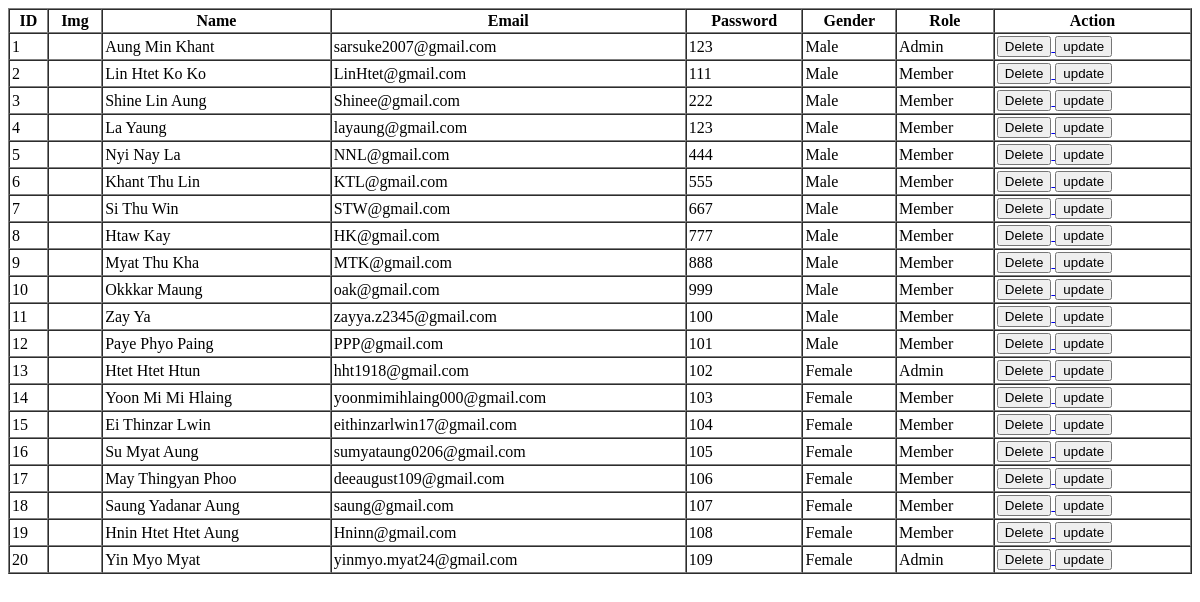
The page /kanbanmyog/kanban_oop/users/users.php on the database as committed earlier.
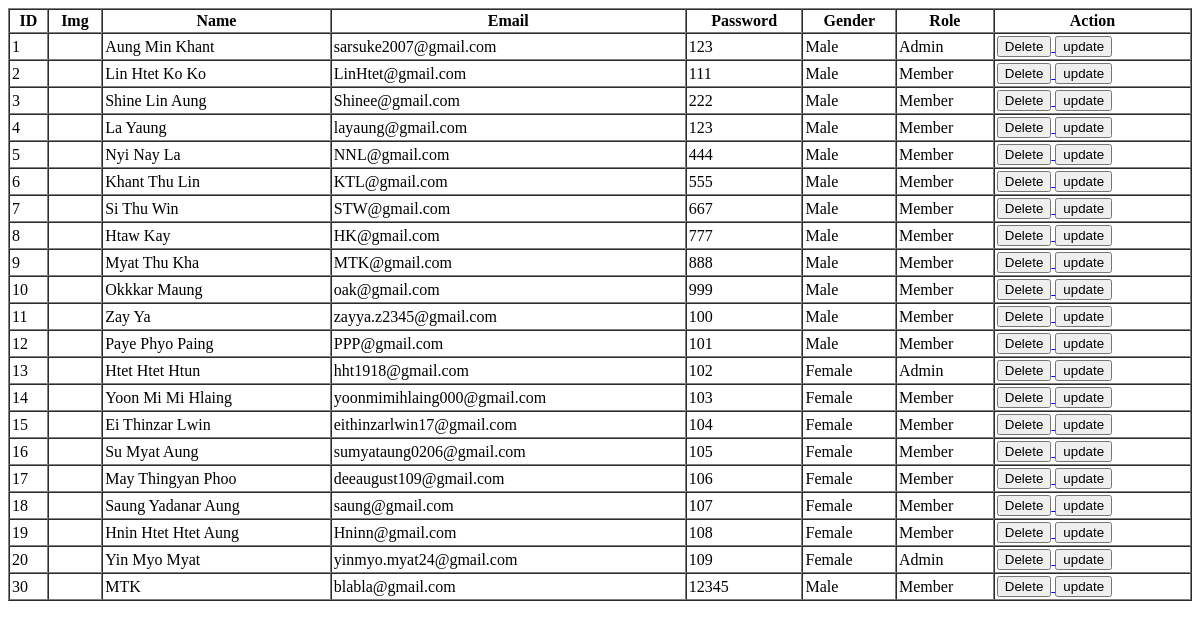
The same page on the database as committed later.
### tables this page shows
CREATE TABLE `users` (
  `id` int(11) NOT NULL,
  `img` varchar(100) NOT NULL,
  `name` varchar(100) NOT NULL,
  `email` varchar(100) NOT NULL,
  `password` varchar(100) NOT NULL,
  `gender_id` int(11) NOT NULL,
  `role_id` int(10) NOT NULL
);

CREATE TABLE `genders` (
  `id` int(11) NOT NULL,
  `name` varchar(100) NOT NULL
);

CREATE TABLE `roles` (
  `id` int(11) NOT NULL,
  `name` varchar(50) NOT NULL
);

### kanbanmyog/kanban_oop/Database/DatabaseConnection.php (called while the page is built, shortened)
<?php
    class DatabaseConnection{
        private static $server      = 'localhost';
        private static $user        = 'root';
        private static $password    = '';
        private static $database    = 'kanban_board';
        private static $connection = null;
        public static function getInstance(){
            if(self::$connection == null){
                self::$connection = new mysqli(self::$server, self::$user, self::$password, self::$database);
            }
            return self::$connection;
        }
    }
?>

### kanbanmyog/kanban_oop/Repositories/UserRepository.php (called while the page is built, shortened)
<?php
    require_once('../Models/User.php');
    require_once('../Database/DatabaseConnection.php');
    require_once('RoleRepository.php');
    require_once('GenderRepository.php');
    class UserRepository{
        public static $table_name = "users";
        private $connection;
        public function __construct($connection){
            $this->connection = $connection;
        }
        public function getAll(){
            $users = [];
            $query = "SELECT * FROM ". self::$table_name . ";";
            $results = $this->connection->query($query);
            if($results){
                while($row = mysqli_fetch_object($results)){
                    $users[] = $this->toModel($row);
                }
            }
            return $users;
        }
        public function toModel($obj){
            $user = null;
            if($obj)
                $user = new User($obj->id, $obj->img, $obj->name, $obj->email, $obj->password, $obj->gender_id, $obj->role_id);
            return $user;
        }
        public static function getUserRole($user){
            $roleRepo = new RoleRepository();
            return $roleRepo->find($user->role_id);
        }
        public static function getUserGender($user){
            $genderRepo = new GenderRepository();
            return $genderRepo->find($user->gender_id);
        }
    }
?>

### kanbanmyog/kanban_oop/Models/User.php (called while the page is built, shortened)
<?php
    require_once("../Repositories/UserRepository.php");
    class User extends Model{
        public $gender;
        public $role;
        public function __construct($id, $img, $name, $email, $password, $gender_id, $role_id)
        {
            $this->id           = $id;
            $this->name         = $name;
            $this->email        = $email;
            $this->password     = $password;
            $this->gender_id    = $gender_id;
            $this->gender       = UserRepository::getUserGender($this);
            $this->role_id      = $role_id;
            $this->role         = UserRepository::getUserRole($this);
        }
        public function getRole(){
            return $this->role;
        }
        public function getGender(){
            return $this->gender;
        }
    }
?>

### kanbanmyog/kanban_oop/Repositories/GenderRepository.php (called while the page is built, shortened)
<?php
    require_once('../Database/DatabaseConnection.php');
    class GenderRepository{
        public static $table_name = "genders";
        private $connection;
        public function __construct(){
            $this->connection = DatabaseConnection::getInstance();
        }
        public function find($id){
            $gender   = null;
            $query  = "SELECT * FROM ".self::$table_name." WHERE id = $id;";
            $result = $this->connection->query($query);
            if($result) $gender = $this->toModel(mysqli_fetch_object($result));
            return $gender;
        }
        public function toModel($obj){
            $gender = null;
            if($obj)
                $gender = new Role($obj->id, $obj->name);
            return $gender;
        }
    }
?>

### kanbanmyog/kanban_oop/Repositories/RoleRepository.php (called while the page is built, shortened)
<?php
    require_once('../Models/Role.php');
    require_once('../Database/DatabaseConnection.php');
    class RoleRepository{
        public static $table_name = "roles";
        private $connection;
        public function __construct(){
            $this->connection = DatabaseConnection::getInstance();
        }
        public function find($id){
            $role   = null;
            $query  = "SELECT * FROM ".self::$table_name." WHERE id = $id;";
            $result = $this->connection->query($query);
            if($result) $role = $this->toModel(mysqli_fetch_object($result));
            return $role;
        }
        public function toModel($obj){
            $role = null;
            if($obj)
                $role = new Role($obj->id, $obj->name);
            return $role;
        }
    }
?>

### kanbanmyog/kanban_oop/Models/Role.php (called while the page is built, shortened)
<?php
    class Role extends Model{
        public function __construct($id, $name)
        {
            $this->name     =$name;
        }
    }
?>

### kanbanmyog/kanban_oop/users/users.php (the view, shortened to what the changed rows need)
<?php
    require_once("../Repositories/UserRepository.php");
    require_once("../Database/DatabaseConnection.php");
?>
<?php
    $userRepo = new UserRepository(DatabaseConnection::getInstance());
    $users = $userRepo->getAll();
?>
<html>
    <head>
    </head>
    <body>
        <table width="100%" border="1" cellspacing="0" cellpadding="2">
            <tr>
                <th>ID</th>
                <th>Img</th>
                <th>Name</th>
                <th>Email</th>
                <th>Password</th>
                <th>Gender</th>
                <th>Role</th>
                <th>Action</th>
            </tr>
        <?php foreach($users as $u): ?>
            <tr>
                <td><?=$u->id?></td>
                <td><?=$u->img?></td>
                <td><?=$u->name?></td>
                <td><?=$u->email?></td>
                <td><?=$u->password?></td>
                <td><?=$u->getGender()->name?></td>
                <td><?=$u->getRole()->name?></td>
                <td>
                    <a href="deleteusers.php?id=<?=$u->id?>">
                        <button>Delete</button>
                    </a>
                    <a href="updateuserspage.php?id=<?=$u->id?>">
                        <button>update</button>
                    </a>
                </td>
            </tr>
        <?php endforeach;?>
        </table>
    </body>
</html>

Rows that differ between the two databases and show on the page:
added users: id "30", name "MTK", email "blabla@gmail.com", password "12345", gender.name "Male", role.name "Member"
